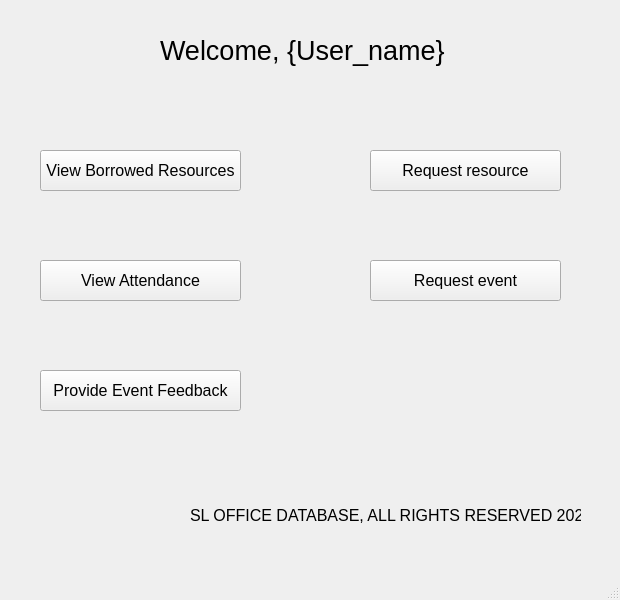
<?xml version="1.0" encoding="UTF-8"?>
<ui version="4.0">
 <class>WelcomeScreenStudent</class>
 <widget class="QMainWindow" name="WelcomeScreenStudent">
  <property name="geometry">
   <rect>
    <x>0</x>
    <y>0</y>
    <width>620</width>
    <height>600</height>
   </rect>
  </property>
  <property name="windowTitle">
   <string>SL Office DBMS</string>
  </property>
  <widget class="QWidget" name="centralwidget">
   <widget class="QPushButton" name="viewBorrowedResources">
    <property name="geometry">
     <rect>
      <x>40</x>
      <y>150</y>
      <width>201</width>
      <height>41</height>
     </rect>
    </property>
    <property name="font">
     <font>
      <pointsize>12</pointsize>
     </font>
    </property>
    <property name="text">
     <string>View Borrowed Resources</string>
    </property>
   </widget>
   <widget class="QLabel" name="label">
    <property name="geometry">
     <rect>
      <x>190</x>
      <y>500</y>
      <width>391</width>
      <height>31</height>
     </rect>
    </property>
    <property name="font">
     <font>
      <pointsize>12</pointsize>
     </font>
    </property>
    <property name="text">
     <string>SL OFFICE DATABASE, ALL RIGHTS RESERVED 2023</string>
    </property>
   </widget>
   <widget class="QPushButton" name="requestResource">
    <property name="geometry">
     <rect>
      <x>370</x>
      <y>150</y>
      <width>191</width>
      <height>41</height>
     </rect>
    </property>
    <property name="font">
     <font>
      <pointsize>12</pointsize>
     </font>
    </property>
    <property name="text">
     <string>Request resource</string>
    </property>
   </widget>
   <widget class="QPushButton" name="requestEvent">
    <property name="geometry">
     <rect>
      <x>370</x>
      <y>260</y>
      <width>191</width>
      <height>41</height>
     </rect>
    </property>
    <property name="font">
     <font>
      <pointsize>12</pointsize>
     </font>
    </property>
    <property name="text">
     <string>Request event</string>
    </property>
   </widget>
   <widget class="QPushButton" name="eventFeedback">
    <property name="geometry">
     <rect>
      <x>40</x>
      <y>370</y>
      <width>201</width>
      <height>41</height>
     </rect>
    </property>
    <property name="font">
     <font>
      <pointsize>12</pointsize>
     </font>
    </property>
    <property name="text">
     <string>Provide Event Feedback</string>
    </property>
   </widget>
   <widget class="QLabel" name="label_2">
    <property name="geometry">
     <rect>
      <x>160</x>
      <y>30</y>
      <width>291</width>
      <height>41</height>
     </rect>
    </property>
    <property name="font">
     <font>
      <pointsize>20</pointsize>
     </font>
    </property>
    <property name="text">
     <string>Welcome, {User_name}</string>
    </property>
   </widget>
   <widget class="QPushButton" name="viewAttendance">
    <property name="geometry">
     <rect>
      <x>40</x>
      <y>260</y>
      <width>201</width>
      <height>41</height>
     </rect>
    </property>
    <property name="font">
     <font>
      <pointsize>12</pointsize>
     </font>
    </property>
    <property name="text">
     <string>View Attendance</string>
    </property>
   </widget>
  </widget>
  <widget class="QMenuBar" name="menubar">
   <property name="geometry">
    <rect>
     <x>0</x>
     <y>0</y>
     <width>620</width>
     <height>21</height>
    </rect>
   </property>
  </widget>
  <widget class="QStatusBar" name="statusbar"/>
 </widget>
 <resources/>
 <connections/>
</ui>
